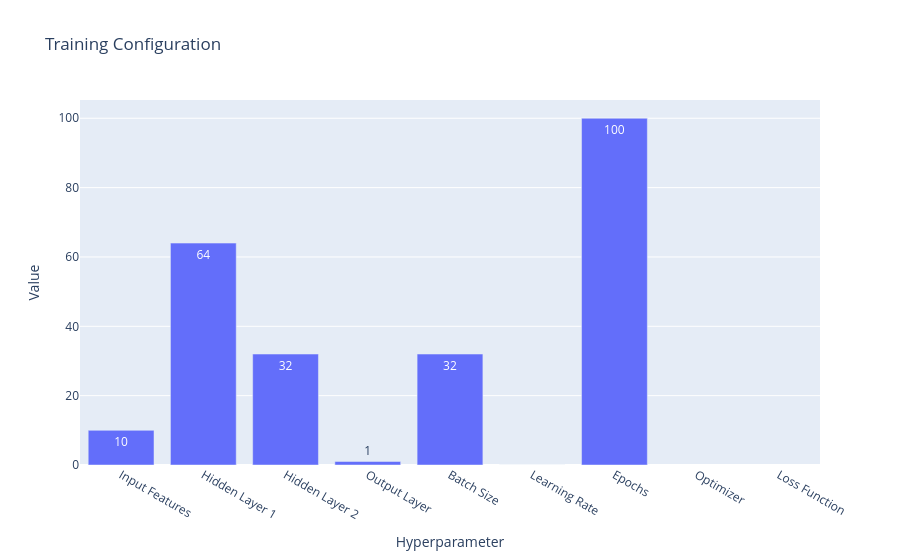

This figure's notebook cell:
### Code cell
fig = px.bar(
    hyperparameters,
    x="Hyperparameter",
    y="Value",
    title="Training Configuration",
    text="Value"
)

fig.write_image("../outputs/figures/training_configuration.png")

fig.show()

### Figure 1 — Plotly figure (JSON) as saved in the notebook; plotly's stock layout.template omitted (floating-point values rounded to 4 significant figures)
{"data": [{"hovertemplate": "Hyperparameter=%{x}<br>Value=%{text}<extra></extra>", "legendgroup": "", "marker": {"color": "#636efa", "pattern": {"shape": ""}}, "name": "", "orientation": "v", "showlegend": false, "text": [10, 64, 32, 1, 32, 0.001, 100, "Adam", "MSELoss"], "textposition": "auto", "type": "bar", "x": ["Input Features", "Hidden Layer 1", "Hidden Layer 2", "Output Layer", "Batch Size", "Learning Rate", "Epochs", "Optimizer", "Loss Function"], "xaxis": "x", "y": [10, 64, 32, 1, 32, 0.001, 100, "Adam", "MSELoss"], "yaxis": "y"}], "layout": {"barmode": "relative", "legend": {"tracegroupgap": 0}, "title": {"text": "Training Configuration"}, "xaxis": {"anchor": "y", "domain": [0, 1], "title": {"text": "Hyperparameter"}}, "yaxis": {"anchor": "x", "domain": [0, 1], "title": {"text": "Value"}}}}
